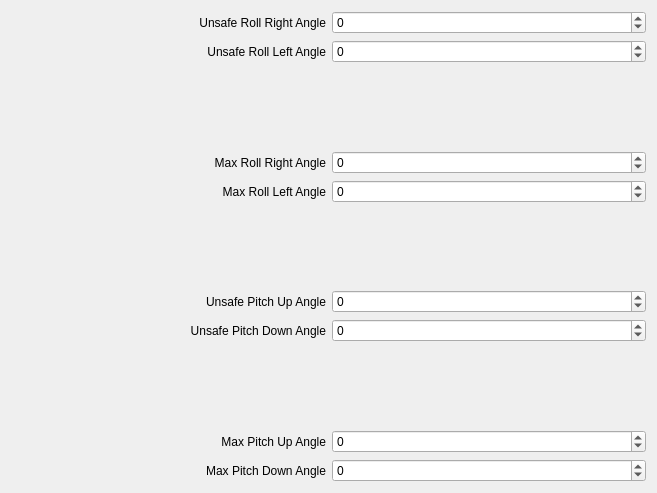
             <widget class="QWidget" name="scrollAreaWidgetContents_15">
              <property name="geometry">
               <rect>
                <x>0</x>
                <y>0</y>
                <width>657</width>
                <height>493</height>
               </rect>
              </property>
              <layout class="QGridLayout" name="gridLayout_30">
               <item row="10" column="0" colspan="2">
                <layout class="QHBoxLayout" name="horizontalLayout_84">
                 <item>
                  <widget class="QLabel" name="label_84">
                   <property name="text">
                    <string>Max Pitch Up Angle</string>
                   </property>
                   <property name="alignment">
                    <set>Qt::AlignRight|Qt::AlignTrailing|Qt::AlignVCenter</set>
                   </property>
                  </widget>
                 </item>
                 <item>
                  <widget class="QSpinBox" name="MaxPitchUpAngle">
                   <property name="minimum">
                    <number>-90</number>
                   </property>
                   <property name="maximum">
                    <number>90</number>
                   </property>
                  </widget>
                 </item>
                </layout>
               </item>
               <item row="11" column="0" colspan="2">
                <layout class="QHBoxLayout" name="horizontalLayout_85">
                 <item>
                  <widget class="QLabel" name="label_85">
                   <property name="text">
                    <string>Max Pitch Down Angle</string>
                   </property>
                   <property name="alignment">
                    <set>Qt::AlignRight|Qt::AlignTrailing|Qt::AlignVCenter</set>
                   </property>
                  </widget>
                 </item>
                 <item>
                  <widget class="QSpinBox" name="MaxPitchDownAngle">
                   <property name="minimum">
                    <number>-90</number>
                   </property>
                   <property name="maximum">
                    <number>90</number>
                   </property>
                  </widget>
                 </item>
                </layout>
               </item>
               <item row="1" column="0" colspan="2">
                <layout class="QHBoxLayout" name="horizontalLayout_77">
                 <item>
                  <widget class="QLabel" name="label_77">
                   <property name="text">
                    <string>Unsafe Roll Left Angle</string>
                   </property>
                   <property name="alignment">
                    <set>Qt::AlignRight|Qt::AlignTrailing|Qt::AlignVCenter</set>
                   </property>
                  </widget>
                 </item>
                 <item>
                  <widget class="QSpinBox" name="UnsafeRollLeftAngle">
                   <property name="minimum">
                    <number>-90</number>
                   </property>
                   <property name="maximum">
                    <number>90</number>
                   </property>
                  </widget>
                 </item>
                </layout>
               </item>
               <item row="7" column="0" colspan="2">
                <layout class="QHBoxLayout" name="horizontalLayout_80">
                 <item>
                  <widget class="QLabel" name="label_80">
                   <property name="text">
                    <string>Unsafe Pitch Up Angle</string>
                   </property>
                   <property name="alignment">
                    <set>Qt::AlignRight|Qt::AlignTrailing|Qt::AlignVCenter</set>
                   </property>
                  </widget>
                 </item>
                 <item>
                  <widget class="QSpinBox" name="UnsafePitchUpAngle">
                   <property name="minimum">
                    <number>-90</number>
                   </property>
                   <property name="maximum">
                    <number>90</number>
                   </property>
                  </widget>
                 </item>
                </layout>
               </item>
               <item row="5" column="0" colspan="2">
                <layout class="QHBoxLayout" name="horizontalLayout_79">
                 <item>
                  <widget class="QLabel" name="label_79">
                   <property name="text">
                    <string>Max Roll Left Angle</string>
                   </property>
                   <property name="alignment">
                    <set>Qt::AlignRight|Qt::AlignTrailing|Qt::AlignVCenter</set>
                   </property>
                  </widget>
                 </item>
                 <item>
                  <widget class="QSpinBox" name="MaxRollLeftAngle">
                   <property name="minimum">
                    <number>-90</number>
                   </property>
                   <property name="maximum">
                    <number>90</number>
                   </property>
                  </widget>
                 </item>
                </layout>
               </item>
               <item row="6" column="0">
                <spacer name="verticalSpacer_2">
                 <property name="orientation">
                  <enum>Qt::Vertical</enum>
                 </property>
                 <property name="sizeHint" stdset="0">
                  <size>
                   <width>20</width>
                   <height>40</height>
                  </size>
                 </property>
                </spacer>
               </item>
               <item row="0" column="0" colspan="2">
                <layout class="QHBoxLayout" name="horizontalLayout_76">
                 <item>
                  <widget class="QLabel" name="label_76">
                   <property name="text">
                    <string>Unsafe Roll Right Angle</string>
                   </property>
                   <property name="alignment">
                    <set>Qt::AlignRight|Qt::AlignTrailing|Qt::AlignVCenter</set>
                   </property>
                  </widget>
                 </item>
                 <item>
                  <widget class="QSpinBox" name="UnsafeRollRightAngle">
                   <property name="minimum">
                    <number>-90</number>
                   </property>
                   <property name="maximum">
                    <number>90</number>
                   </property>
                  </widget>
                 </item>
                </layout>
               </item>
               <item row="4" column="0" colspan="2">
                <layout class="QHBoxLayout" name="horizontalLayout_78">
                 <item>
                  <widget class="QLabel" name="label_78">
                   <property name="text">
                    <string>Max Roll Right Angle</string>
                   </property>
                   <property name="alignment">
                    <set>Qt::AlignRight|Qt::AlignTrailing|Qt::AlignVCenter</set>
                   </property>
                  </widget>
                 </item>
                 <item>
                  <widget class="QSpinBox" name="MaxRollRightAngle">
                   <property name="minimum">
                    <number>-90</number>
                   </property>
                   <property name="maximum">
                    <number>90</number>
                   </property>
                  </widget>
                 </item>
                </layout>
               </item>
               <item row="8" column="0" colspan="2">
                <layout class="QHBoxLayout" name="horizontalLayout_81">
                 <item>
                  <widget class="QLabel" name="label_81">
                   <property name="text">
                    <string>Unsafe Pitch Down Angle</string>
                   </property>
                   <property name="alignment">
                    <set>Qt::AlignRight|Qt::AlignTrailing|Qt::AlignVCenter</set>
                   </property>
                  </widget>
                 </item>
                 <item>
                  <widget class="QSpinBox" name="UnsafePitchDownAngle">
                   <property name="minimum">
                    <number>-90</number>
                   </property>
                   <property name="maximum">
                    <number>90</number>
                   </property>
                  </widget>
                 </item>
                </layout>
               </item>
               <item row="2" column="0">
                <spacer name="verticalSpacer">
                 <property name="orientation">
                  <enum>Qt::Vertical</enum>
                 </property>
                 <property name="sizeHint" stdset="0">
                  <size>
                   <width>20</width>
                   <height>40</height>
                  </size>
                 </property>
                </spacer>
               </item>
               <item row="9" column="0">
                <spacer name="verticalSpacer_3">
                 <property name="orientation">
                  <enum>Qt::Vertical</enum>
                 </property>
                 <property name="sizeHint" stdset="0">
                  <size>
                   <width>20</width>
                   <height>40</height>
                  </size>
                 </property>
                </spacer>
               </item>
              </layout>
             </widget>
